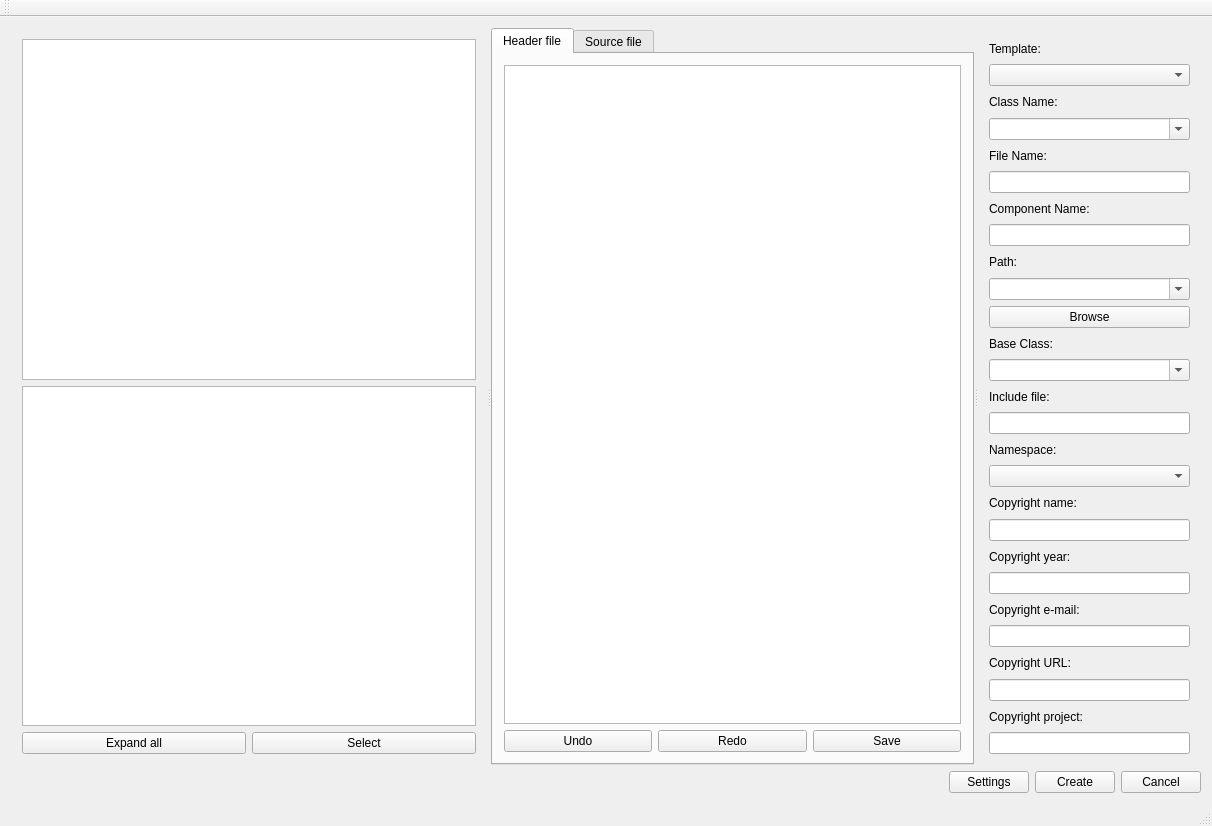
<?xml version="1.0" encoding="UTF-8"?>
<ui version="4.0">
 <class>MainWindow</class>
 <widget class="QMainWindow" name="MainWindow">
  <property name="geometry">
   <rect>
    <x>0</x>
    <y>0</y>
    <width>1212</width>
    <height>826</height>
   </rect>
  </property>
  <property name="windowTitle">
   <string>MainWindow</string>
  </property>
  <widget class="QWidget" name="centralWidget">
   <layout class="QGridLayout" name="gridLayout_2">
    <item row="1" column="0">
     <layout class="QHBoxLayout" name="horizontalLayout_10">
      <item>
       <spacer name="horizontalSpacer">
        <property name="orientation">
         <enum>Qt::Horizontal</enum>
        </property>
        <property name="sizeHint" stdset="0">
         <size>
          <width>40</width>
          <height>20</height>
         </size>
        </property>
       </spacer>
      </item>
      <item>
       <widget class="QPushButton" name="settingsButton">
        <property name="text">
         <string>Settings</string>
        </property>
       </widget>
      </item>
      <item>
       <widget class="QPushButton" name="createButton">
        <property name="text">
         <string>Create</string>
        </property>
       </widget>
      </item>
      <item>
       <widget class="QPushButton" name="cancelButton">
        <property name="text">
         <string>Cancel</string>
        </property>
       </widget>
      </item>
     </layout>
    </item>
    <item row="0" column="0">
     <widget class="QSplitter" name="splitter">
      <property name="orientation">
       <enum>Qt::Horizontal</enum>
      </property>
      <widget class="QWidget" name="verticalLayoutWidget_2">
       <layout class="QVBoxLayout" name="verticalLayout_5">
        <item>
         <widget class="QListView" name="libListView"/>
        </item>
        <item>
         <widget class="QTreeView" name="tree"/>
        </item>
        <item>
         <layout class="QHBoxLayout" name="horizontalLayout_3">
          <item>
           <widget class="QPushButton" name="expandButton">
            <property name="text">
             <string>Expand all</string>
            </property>
           </widget>
          </item>
          <item>
           <widget class="QPushButton" name="selectButton">
            <property name="text">
             <string>Select</string>
            </property>
           </widget>
          </item>
         </layout>
        </item>
       </layout>
      </widget>
      <widget class="QTabWidget" name="tabWidget">
       <property name="currentIndex">
        <number>0</number>
       </property>
       <property name="documentMode">
        <bool>false</bool>
       </property>
       <widget class="QWidget" name="tab_3">
        <attribute name="title">
         <string>Header file</string>
        </attribute>
        <layout class="QGridLayout" name="gridLayout_3">
         <item row="0" column="0">
          <widget class="QTextEdit" name="headerEdit"/>
         </item>
         <item row="1" column="0">
          <layout class="QHBoxLayout" name="horizontalLayout_4">
           <item>
            <widget class="QPushButton" name="hUndoButton">
             <property name="text">
              <string>Undo</string>
             </property>
            </widget>
           </item>
           <item>
            <widget class="QPushButton" name="hRedoButton">
             <property name="text">
              <string>Redo</string>
             </property>
            </widget>
           </item>
           <item>
            <widget class="QPushButton" name="hSaveButton">
             <property name="text">
              <string>Save</string>
             </property>
            </widget>
           </item>
          </layout>
         </item>
        </layout>
       </widget>
       <widget class="QWidget" name="tab_4">
        <attribute name="title">
         <string>Source file</string>
        </attribute>
        <layout class="QGridLayout" name="gridLayout_4">
         <item row="0" column="0">
          <widget class="QTextEdit" name="sourceEdit"/>
         </item>
         <item row="1" column="0">
          <layout class="QHBoxLayout" name="horizontalLayout">
           <item>
            <widget class="QPushButton" name="sUndoButton">
             <property name="text">
              <string>Undo</string>
             </property>
            </widget>
           </item>
           <item>
            <widget class="QPushButton" name="sRedoButton">
             <property name="text">
              <string>Redo</string>
             </property>
            </widget>
           </item>
           <item>
            <widget class="QPushButton" name="sSaveButton">
             <property name="text">
              <string>Save</string>
             </property>
            </widget>
           </item>
          </layout>
         </item>
        </layout>
       </widget>
      </widget>
      <widget class="QWidget" name="verticalLayoutWidget">
       <layout class="QVBoxLayout" name="verticalLayout">
        <item>
         <widget class="QLabel" name="templateLabel">
          <property name="text">
           <string>Template:</string>
          </property>
         </widget>
        </item>
        <item>
         <widget class="QComboBox" name="templateCBox"/>
        </item>
        <item>
         <widget class="QLabel" name="classNameLabel">
          <property name="text">
           <string>Class Name:</string>
          </property>
         </widget>
        </item>
        <item>
         <widget class="QComboBox" name="classNameCBox">
          <property name="editable">
           <bool>true</bool>
          </property>
         </widget>
        </item>
        <item>
         <widget class="QLabel" name="fileNameLabel">
          <property name="text">
           <string>File Name:</string>
          </property>
         </widget>
        </item>
        <item>
         <widget class="QLineEdit" name="fileNameLineEdit"/>
        </item>
        <item>
         <widget class="QLabel" name="componentNameLabel">
          <property name="text">
           <string>Component Name:</string>
          </property>
         </widget>
        </item>
        <item>
         <widget class="QLineEdit" name="componentNameLineEdit"/>
        </item>
        <item>
         <widget class="QLabel" name="dstPathLabel">
          <property name="text">
           <string>Path:</string>
          </property>
         </widget>
        </item>
        <item>
         <widget class="QComboBox" name="dstPathCBox">
          <property name="editable">
           <bool>true</bool>
          </property>
         </widget>
        </item>
        <item>
         <widget class="QPushButton" name="browseButton">
          <property name="text">
           <string>Browse</string>
          </property>
         </widget>
        </item>
        <item>
         <widget class="QLabel" name="baseNameLabel">
          <property name="text">
           <string>Base Class:</string>
          </property>
         </widget>
        </item>
        <item>
         <widget class="QComboBox" name="baseNameCBox">
          <property name="editable">
           <bool>true</bool>
          </property>
         </widget>
        </item>
        <item>
         <widget class="QLabel" name="baseFileNameLabel">
          <property name="text">
           <string>Include file:</string>
          </property>
         </widget>
        </item>
        <item>
         <widget class="QLineEdit" name="baseFileNameLineEdit"/>
        </item>
        <item>
         <widget class="QLabel" name="namespaceLabel">
          <property name="text">
           <string>Namespace:</string>
          </property>
         </widget>
        </item>
        <item>
         <widget class="QComboBox" name="namespaceCBox"/>
        </item>
        <item>
         <widget class="QLabel" name="copyrightNameLabel">
          <property name="text">
           <string>Copyright name:</string>
          </property>
         </widget>
        </item>
        <item>
         <widget class="QLineEdit" name="copyrightNameLineEdit"/>
        </item>
        <item>
         <widget class="QLabel" name="copyrightYearLabel">
          <property name="text">
           <string>Copyright year:</string>
          </property>
         </widget>
        </item>
        <item>
         <widget class="QLineEdit" name="copyrightYearLineEdit"/>
        </item>
        <item>
         <widget class="QLabel" name="copyrightEmailLabel">
          <property name="text">
           <string>Copyright e-mail:</string>
          </property>
         </widget>
        </item>
        <item>
         <widget class="QLineEdit" name="copyrightEmailLineEdit"/>
        </item>
        <item>
         <widget class="QLabel" name="copyrightUrlLabel">
          <property name="text">
           <string>Copyright URL:</string>
          </property>
         </widget>
        </item>
        <item>
         <widget class="QLineEdit" name="copyrightUrlLineEdit"/>
        </item>
        <item>
         <widget class="QLabel" name="copyrightProjectNameLabel">
          <property name="text">
           <string>Copyright project:</string>
          </property>
         </widget>
        </item>
        <item>
         <widget class="QLineEdit" name="copyrightProjectNameLineEdit"/>
        </item>
       </layout>
      </widget>
     </widget>
    </item>
   </layout>
  </widget>
  <widget class="QMenuBar" name="menuBar">
   <property name="geometry">
    <rect>
     <x>0</x>
     <y>0</y>
     <width>1212</width>
     <height>26</height>
    </rect>
   </property>
  </widget>
  <widget class="QToolBar" name="mainToolBar">
   <attribute name="toolBarArea">
    <enum>TopToolBarArea</enum>
   </attribute>
   <attribute name="toolBarBreak">
    <bool>false</bool>
   </attribute>
  </widget>
  <widget class="QStatusBar" name="statusBar"/>
 </widget>
 <layoutdefault spacing="6" margin="11"/>
 <resources/>
 <connections/>
</ui>
